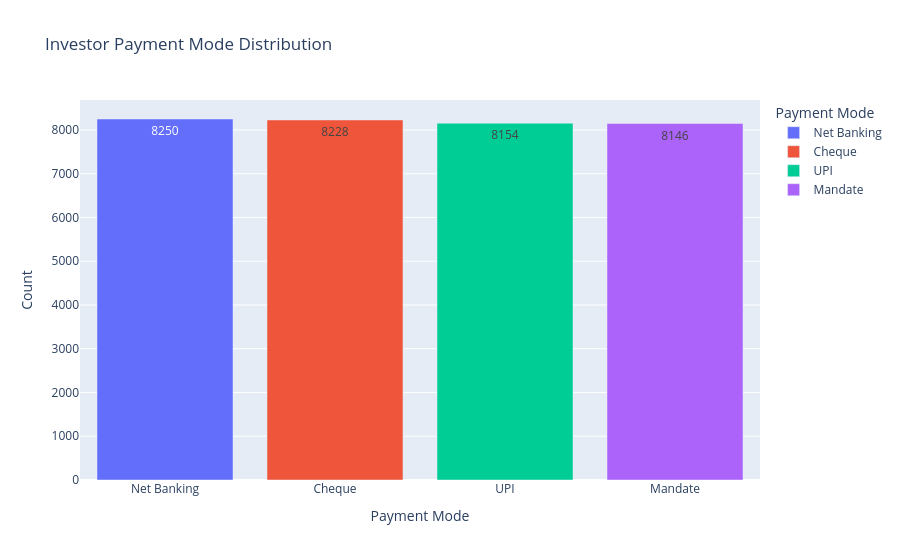

Notebook cell for this chart:
### Markdown cell above
## Insight

- The chart shows the top 10 states with the highest number of mutual fund investors.
- Metropolitan and economically developed states contribute the largest investor base.
- Higher financial awareness and better investment accessibility drive participation.
- Regional differences indicate varying levels of mutual fund adoption across India.

### Code cell
import plotly.express as px

payment_count = investor["payment_mode"].value_counts().reset_index()
payment_count.columns = ["Payment Mode", "Count"]

fig = px.bar(
    payment_count,
    x="Payment Mode",
    y="Count",
    color="Payment Mode",
    text="Count",
    title="Investor Payment Mode Distribution"
)

fig.show()

### Figure 1 — Plotly figure (JSON) as saved in the notebook; plotly's stock layout.template omitted (floating-point values rounded to 4 significant figures)
{"data": [{"hovertemplate": "Payment Mode=%{x}<br>Count=%{text}<extra></extra>", "legendgroup": "Net Banking", "marker": {"color": "#636efa", "pattern": {"shape": ""}}, "name": "Net Banking", "orientation": "v", "showlegend": true, "text": [8250.0], "textposition": "auto", "type": "bar", "x": ["Net Banking"], "xaxis": "x", "y": [8250], "yaxis": "y"}, {"hovertemplate": "Payment Mode=%{x}<br>Count=%{text}<extra></extra>", "legendgroup": "Cheque", "marker": {"color": "#EF553B", "pattern": {"shape": ""}}, "name": "Cheque", "orientation": "v", "showlegend": true, "text": [8228.0], "textposition": "auto", "type": "bar", "x": ["Cheque"], "xaxis": "x", "y": [8228], "yaxis": "y"}, {"hovertemplate": "Payment Mode=%{x}<br>Count=%{text}<extra></extra>", "legendgroup": "UPI", "marker": {"color": "#00cc96", "pattern": {"shape": ""}}, "name": "UPI", "orientation": "v", "showlegend": true, "text": [8154.0], "textposition": "auto", "type": "bar", "x": ["UPI"], "xaxis": "x", "y": [8154], "yaxis": "y"}, {"hovertemplate": "Payment Mode=%{x}<br>Count=%{text}<extra></extra>", "legendgroup": "Mandate", "marker": {"color": "#ab63fa", "pattern": {"shape": ""}}, "name": "Mandate", "orientation": "v", "showlegend": true, "text": [8146.0], "textposition": "auto", "type": "bar", "x": ["Mandate"], "xaxis": "x", "y": [8146], "yaxis": "y"}], "layout": {"barmode": "relative", "legend": {"title": {"text": "Payment Mode"}, "tracegroupgap": 0}, "title": {"text": "Investor Payment Mode Distribution"}, "xaxis": {"anchor": "y", "categoryarray": ["Net Banking", "Cheque", "UPI", "Mandate"], "categoryorder": "array", "domain": [0, 1], "title": {"text": "Payment Mode"}}, "yaxis": {"anchor": "x", "domain": [0, 1], "title": {"text": "Count"}}}}
